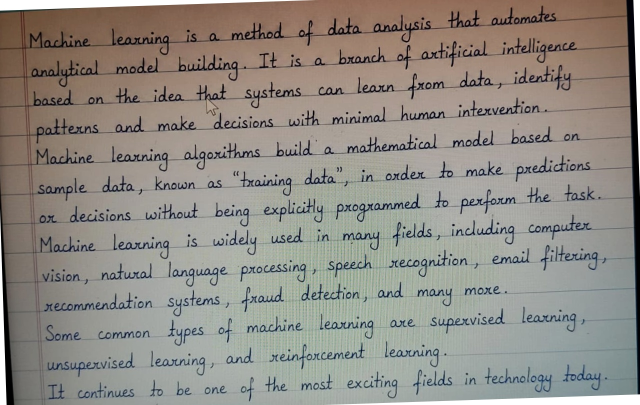
#> input picture data/craft/images/handwritten_aug000.jpg, 1280 x 810 px (shown at 1/2 size)
$ python -i word_detector.py   (imports and definitions only)
#> lines starting #> are read from the running program, lines starting #| are printed output that depends on the picture; after the words box and inside, x2 and y2 are one past the last pixel; in counts of white or black regions, pixels touching at a corner belong together
### ocr/utils/logger.py
"""
Centralized logger for the OCR pipeline.
Writes to both terminal (colored) and logs/ocr.log simultaneously.
"""

import logging
import sys
from pathlib import Path
from config.settings import cfg

cfg.paths.logs_dir.mkdir(parents=True, exist_ok=True)

_FMT = "%(asctime)s | %(levelname)-8s | %(name)s | %(message)s"
_DATE = "%H:%M:%S"


def get_logger(name: str) -> logging.Logger:
#> further down, picture is the input picture: shape (810, 1280, 3); mean B, G, R 133.1, 140.1, 144.6
    logger = logging.getLogger(name)
    if logger.handlers:
        return logger

    logger.setLevel(logging.DEBUG)

    # Terminal handler
    sh = logging.StreamHandler(sys.stdout)
    sh.setLevel(logging.INFO)
    sh.setFormatter(logging.Formatter(_FMT, _DATE))

    # File handler
    fh = logging.FileHandler(cfg.paths.logs_dir / "ocr.log", encoding="utf-8")
    fh.setLevel(logging.DEBUG)
    fh.setFormatter(logging.Formatter(_FMT, _DATE))

    logger.addHandler(sh)
    logger.addHandler(fh)
    return logger

### config/settings.py
"""
Central configuration for the Handwritten OCR research project.
All hyperparameters, paths, and model settings live here.
Import this module everywhere instead of hardcoding values.
"""

from dataclasses import dataclass, field
from pathlib import Path

# ── Project Root ──────────────────────────────────────────────────────────────
ROOT = Path(__file__).resolve().parent.parent


@dataclass
class ModelConfig:
    name: str = "microsoft/trocr-base-handwritten"
    beam_size: int = 1
    max_new_tokens: int = 64
    batch_size: int = 4
    device: str = "auto"
    length_penalty: float = 1.0
    no_repeat_ngram_size: int = 0
    repetition_penalty: float = 1.1
    illegible_token_threshold: float = 0.10
    illegible_line_threshold: float = 0.05
    hallucination_conf_threshold: float = 0.45
    hallucination_length_ratio: float = 2.5


@dataclass
class TrainingConfig:
    learning_rate: float = 5e-5
    num_epochs: int = 10
    train_batch_size: int = 8
    eval_batch_size: int = 8
    warmup_steps: int = 500
    weight_decay: float = 0.01
    early_stopping_patience: int = 3
    save_steps: int = 500
    eval_steps: int = 500
    max_target_length: int = 128
    fp16: bool = False
    hard_sample_oversample_ratio: int = 3
    focal_loss_gamma: float = 2.0
    hard_sample_tag: str = "_hard"


@dataclass
class PreprocessingConfig:
    max_image_side: int = 2048
    min_resize_side: int = 900
    min_image_side: int = 32
    clahe_clip_limit: float = 2.0
    clahe_tile_size: tuple = (8, 8)
    gaussian_kernel: tuple = (3, 3)
    deskew_max_angle: float = 15.0
    deskew_min_angle: float = 0.7
    save_intermediate_images: bool = True
    ocr_debug: bool = True


@dataclass
class DetectionConfig:
    # ── Stage flags ───────────────────────────────────────────────────────────
    # Set use_unet=True after running: python ocr/detection/train_unet.py
    # Set use_craft=True after running: python ocr/detection/train_craft.py
    # use_projection is always True — it is the final refinement stage
    use_unet: bool = True
    use_craft: bool = True
    use_projection: bool = True

    # ── U-Net settings ────────────────────────────────────────────────────────
    unet_checkpoint: str = "checkpoints/unet_lineseg.pth"
    unet_input_height: int = 512
    unet_input_width: int = 512
    unet_threshold: float = 0.5          # probability threshold → binary mask

    # ── CRAFT settings ────────────────────────────────────────────────────────
    craft_checkpoint: str = "checkpoints/craft_textdetector.pth"
    craft_text_threshold: float = 0.4    # character region score threshold
    craft_link_threshold: float = 0.3    # affinity score threshold

    # ── Projection profiling settings ─────────────────────────────────────────
    projection_min_pixel_ratio: float = 0.005
    overlap_valley_smooth: int = 11
    overlap_min_valley_depth: float = 0.35
    overlap_seam_iterations: int = 3

    # ── Shared line settings ──────────────────────────────────────────────────
    line_padding: int = 4
    min_line_height: int = 8
    min_line_width: int = 8
    word_overlap_threshold: float = 0.4
    overlap_variance_threshold: float = 0.18


@dataclass
class PostprocessingConfig:
    spell_correction: bool = True
    confidence_threshold: float = 0.75
    max_edit_distance: int = 2


@dataclass
class AugmentationConfig:
    elastic_alpha: float = 34.0
    elastic_sigma: float = 4.0
    stroke_jitter_sigma: float = 1.5
    line_bleed_prob: float = 0.4
    line_bleed_max_shift: int = 6
    slant_range: tuple = (-15, 15)
    stroke_width_range: tuple = (0.8, 1.4)
    enabled: bool = True


@dataclass
class CRNNConfig:
    cnn_channels: list = None
    rnn_hidden: int = 256
    rnn_layers: int = 2
    rnn_bidirectional: bool = True
    input_height: int = 32
    dropout: float = 0.1
    use_attention: bool = True
    ctc_blank_idx: int = 0

    def __post_init__(self):
        if self.cnn_channels is None:
            self.cnn_channels = [1, 64, 128, 256, 256, 512, 512]


@dataclass
class EnsembleConfig:
    trocr_confidence_threshold: float = 0.70
    blend_mode: str = "confidence"
    use_textract_crosscheck: bool = False
    textract_region: str = "us-east-1"
    crosscheck_cer_flag_threshold: float = 0.30


@dataclass
class SageMakerConfig:
    role_arn: str = "arn:aws:iam::<ACCOUNT_ID>:role/SageMakerExecutionRole"
    region: str = "us-east-1"
    instance_type_train: str = "ml.g4dn.xlarge"
    instance_type_infer: str = "ml.g4dn.xlarge"
    instance_count: int = 1
    volume_size_gb: int = 50
    max_runtime_sec: int = 86400
    s3_bucket: str = "s3://<YOUR-BUCKET>/handwritten-ocr"
    ecr_image_uri: str = ""
    endpoint_name: str = "handwritten-ocr-endpoint"


@dataclass
class PathConfig:
    data_dir: Path = field(default_factory=lambda: ROOT / "data")
    raw_dir: Path = field(default_factory=lambda: ROOT / "data" / "raw")
    processed_dir: Path = field(default_factory=lambda: ROOT / "data" / "processed")
    samples_dir: Path = field(default_factory=lambda: ROOT / "data" / "samples")
    outputs_dir: Path = field(default_factory=lambda: ROOT / "outputs")
    results_dir: Path = field(default_factory=lambda: ROOT / "outputs" / "results")
    pdfs_dir: Path = field(default_factory=lambda: ROOT / "outputs" / "pdfs")
    checkpoints_dir: Path = field(default_factory=lambda: ROOT / "checkpoints")
    logs_dir: Path = field(default_factory=lambda: ROOT / "logs")
    models_dir: Path = field(default_factory=lambda: ROOT / "models")


@dataclass
class Config:
    model: ModelConfig = field(default_factory=ModelConfig)
    training: TrainingConfig = field(default_factory=TrainingConfig)
    preprocessing: PreprocessingConfig = field(default_factory=PreprocessingConfig)
    detection: DetectionConfig = field(default_factory=DetectionConfig)
    postprocessing: PostprocessingConfig = field(default_factory=PostprocessingConfig)
    augmentation: AugmentationConfig = field(default_factory=AugmentationConfig)
    crnn: CRNNConfig = field(default_factory=CRNNConfig)
    ensemble: EnsembleConfig = field(default_factory=EnsembleConfig)
    sagemaker: SageMakerConfig = field(default_factory=SageMakerConfig)
    paths: PathConfig = field(default_factory=PathConfig)


# ── Singleton ─────────────────────────────────────────────────────────────────
cfg = Config()

### ocr/detection/word_detector.py
"""
Stage 1 — Word Detection & Per-Word Rotation
=============================================
Detects individual word bounding polygons in a document image and returns
axis-aligned (0°) cropped word images via affine rotation.

Detection priority
------------------
1. CRAFT  — character-region affinity maps; handles tilted / curved words.
2. OpenCV oriented bounding boxes (OBB) — contour-based fallback; zero extra
   dependencies beyond opencv-contrib-python.

Both paths return the same ``WordRegion`` datatype so the rest of the
pipeline is unaffected by which detector ran.

Usage
-----
    detector = WordDetector()
    words = detector.detect(pil_image)
    for w in words:
        w.crop_pil.save(f"word_{w.index}.png")
"""

from __future__ import annotations

import logging
from dataclasses import dataclass
from typing import List, Optional, Tuple

import cv2
import numpy as np
from PIL import Image

from ocr.utils.logger import get_logger

log = get_logger(__name__)


# ---------------------------------------------------------------------------
# Output datatype
# ---------------------------------------------------------------------------

@dataclass
class WordRegion:
    """
    A single detected word region.

    Attributes:
        index:    Zero-based detection order index.
        polygon:  Tight (4, 2) float32 polygon corners (x, y).
        bbox:     Axis-aligned bbox ``(x1, y1, x2, y2)`` in original image coords.
        angle:    Rotation angle in degrees applied to straighten the word.
        crop_pil: Affine-rotated, axis-aligned PIL RGB word crop.
        score:    Detection confidence in ``[0, 1]``.
    """
    index:    int
    polygon:  np.ndarray          # (4, 2) float32
    bbox:     Tuple[int, int, int, int]
    angle:    float
    crop_pil: Image.Image
    score:    float = 1.0


# ---------------------------------------------------------------------------
# Affine rotation helper
# ---------------------------------------------------------------------------

# [79 lines left out: functions _rotate_crop, _craft_word_boxes, not called in this run]


# ---------------------------------------------------------------------------
# OpenCV OBB fallback
# ---------------------------------------------------------------------------

def _obb_word_boxes(bgr: np.ndarray) -> List[Tuple[np.ndarray, float]]:
    """
    Detect word bounding polygons using OpenCV contour-based oriented bounding
    boxes (OBB).

    Strategy:
      1. Grayscale → CLAHE → Otsu binarisation.
      2. Morphological dilation to merge characters within a word.
      3. Find external contours → minAreaRect → 4-corner polygon.

    Args:
        bgr: BGR uint8 image.

    Returns:
        List of ``(polygon_4x2_float32, score)`` tuples.
    """
    gray = cv2.cvtColor(bgr, cv2.COLOR_BGR2GRAY)
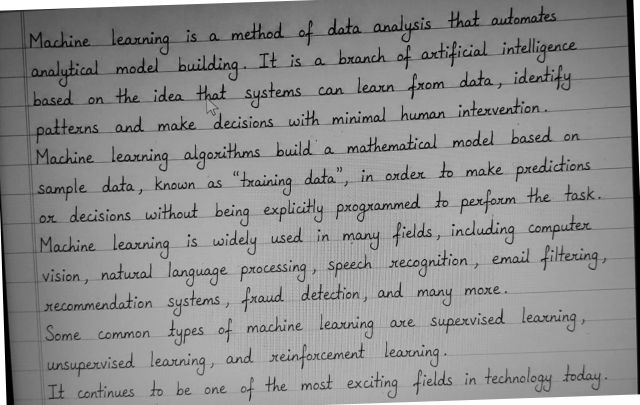
#> gray: shape (810, 1280) (shown at 1/2 size); min 0, max 255, mean 140.7
    clahe = cv2.createCLAHE(clipLimit=2.0, tileGridSize=(8, 8))
    gray = clahe.apply(gray)
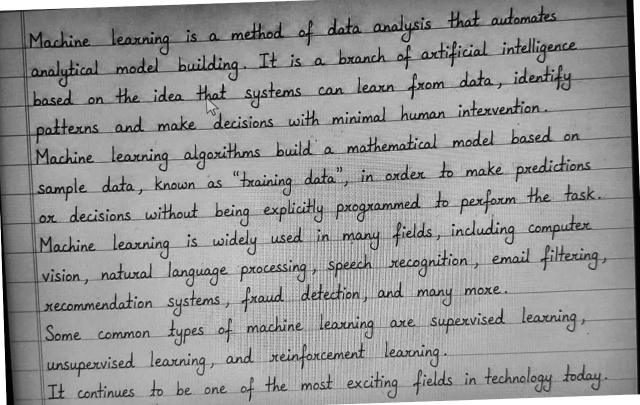
#> gray: shape (810, 1280) (shown at 1/2 size); min 1, max 255, mean 149.3
    _, binary = cv2.threshold(gray, 0, 255, cv2.THRESH_BINARY_INV + cv2.THRESH_OTSU)
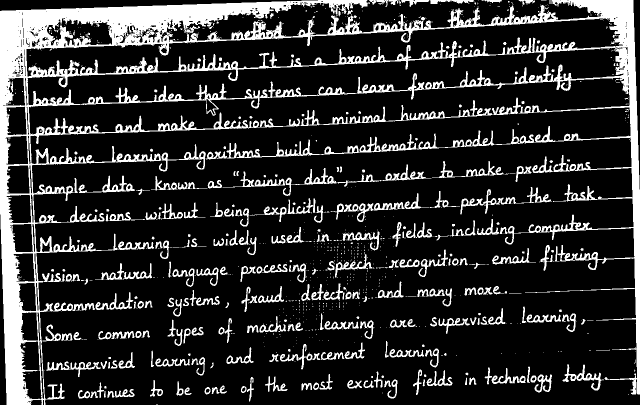
#> binary: shape (810, 1280) (shown at 1/2 size); 18.4% white; 969 white regions (688 under 20 px), largest, box (x1, y1, x2, y2) and area: (0, 0, 1280, 810) 129583, (412, 268, 833, 319) 3555, (566, 329, 863, 392) 2137

    # Dilate horizontally to connect characters into word blobs
    h, w = binary.shape
#> h = 810; w = 1280
    kw = max(10, w // 40)
#> kw = 32
    kernel = cv2.getStructuringElement(cv2.MORPH_RECT, (kw, 3))
    dilated = cv2.dilate(binary, kernel, iterations=1)
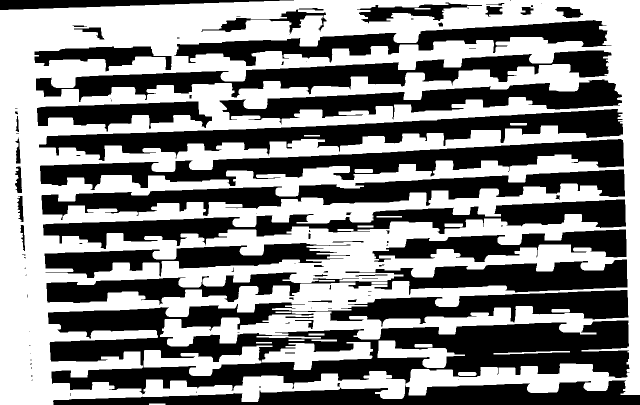
#> dilated: shape (810, 1280) (shown at 1/2 size); 52.6% white; 98 black regions (46 under 20 px)

    contours, _ = cv2.findContours(dilated, cv2.RETR_EXTERNAL, cv2.CHAIN_APPROX_SIMPLE)
#> contours = 2 contours; box (x1, y1, x2, y2) and area: (0, 0, 1280, 810) 998136, (298, 807, 331, 810) 64

    min_area = (h * w) * 0.0002   # ignore tiny noise blobs
#> min_area = 207.4
    out = []
    for cnt in contours:
        if cv2.contourArea(cnt) < min_area:
            continue
        rect = cv2.minAreaRect(cnt)          # ((cx,cy), (w,h), angle)
        box  = cv2.boxPoints(rect)           # (4, 2) float32
        out.append((box.astype(np.float32), 1.0))
#> this loop made 2 passes
#> cnt on pass 1: [[298, 807], [298, 809], [330, 809], [330, 807]]
#> (rect, box) on pass 2: (((639.5, 404.5), (809, 1279), -90), [[1279, 809], [-2.48e-14, 809], [0, 0], [1279, 0]])
#> after the loop, out = [([[1279, 809], [-2.48e-14, 809], [0, 0], [1279, 0]], 1)]

    log.debug("OBB fallback detected %d word boxes.", len(out))
    return out


# ---------------------------------------------------------------------------
# Public class
# ---------------------------------------------------------------------------

class WordDetector:
    """
    Stage 1 — Word Detection & Per-Word Affine Rotation.

    Detects individual word bounding polygons and returns axis-aligned
    (0°) cropped word images ready for TrOCR recognition.

    Detection priority:
      1. CRAFT  (when ``craft-text-detector`` is installed)
      2. OpenCV oriented bounding boxes (always available)

    Args:
        min_word_width:  Minimum word crop width in pixels (default 8).
        min_word_height: Minimum word crop height in pixels (default 8).
        padding:         Extra pixels around each rotated crop (default 4).

    Example:
        >>> detector = WordDetector()
        >>> words = detector.detect(Image.open("page.jpg"))
        >>> print(len(words), "words detected")
    """

    # [77 lines left out: functions __init__, detect, not called in this run]

>>> import cv2
>>> picture = cv2.imread('../../data/craft/images/handwritten_aug000.jpg')
>>> result = _obb_word_boxes(picture)
#> result has the same summary as out in _obb_word_boxes

$ run again, on data/craft/images/handwritten_aug001.jpg
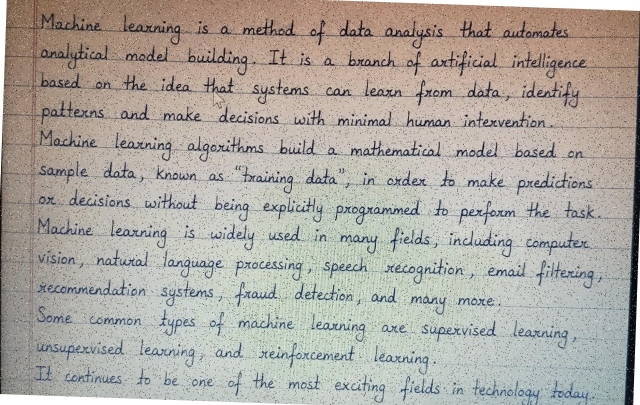
#> input picture data/craft/images/handwritten_aug001.jpg, 1280 x 810 px (shown at 1/2 size)
#> picture is the input picture: shape (810, 1280, 3); mean B, G, R 161.6, 169, 173.8
#> in _obb_word_boxes, `_, binary = cv2.threshold(gray, 0, 255, cv2.THRESH_BINARY_INV + cv2.TH..`:
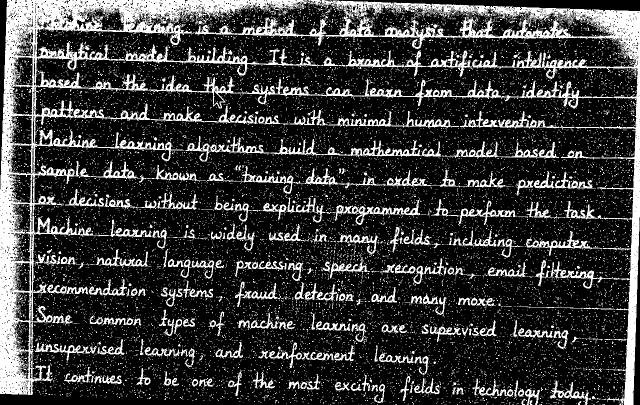
#> binary: shape (810, 1280) (shown at 1/2 size); 22.1% white; 13399 white regions (13121 under 20 px), largest, box (x1, y1, x2, y2) and area: (0, 0, 1280, 810) 107537, (250, 89, 944, 155) 6831, (484, 157, 1002, 212) 4668
#> in _obb_word_boxes, `dilated = cv2.dilate(binary, kernel, iterations=1)`:
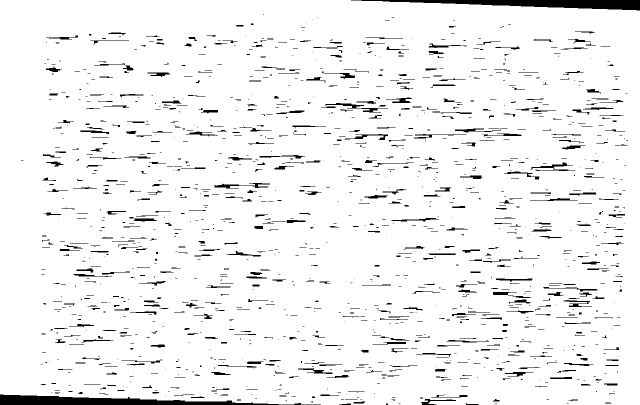
#> dilated: shape (810, 1280) (shown at 1/2 size); 94.6% white; 1327 black regions (782 under 20 px)
#> contours = 1 contour; box (x1, y1, x2, y2) and area: (0, 0, 1280, 810) 1021574
#> the loop in _obb_word_boxes, `for cnt in contours:` made 1 pass
#> (rect, box) on pass 1: (((639.5, 404.5), (809, 1279), -90), [[1279, 809], [-2.48e-14, 809], [0, 0], [1279, 0]])
#> after the loop in _obb_word_boxes, `for cnt in contours:`: out = [([[1279, 809], [-2.48e-14, 809], [0, 0], [1279, 0]], 1)]
#> result has the same summary as out in _obb_word_boxes
